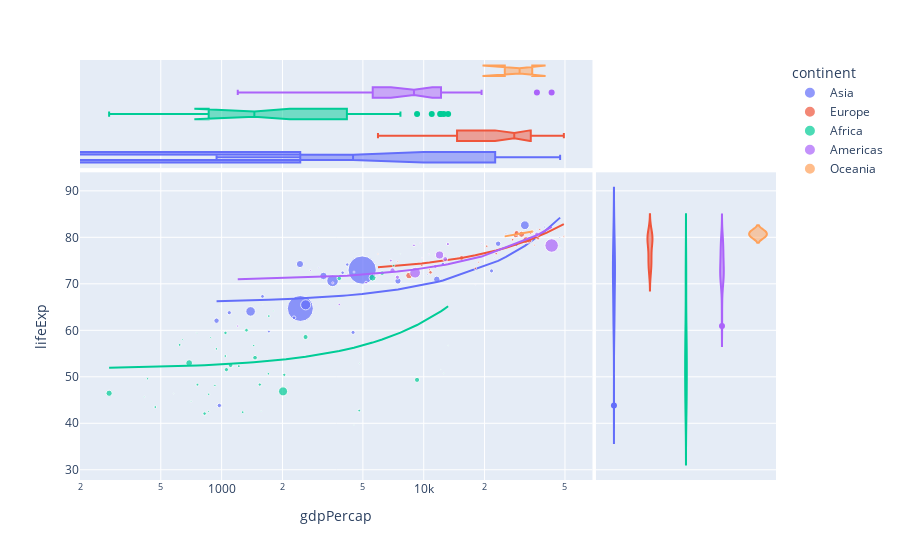

Notebook source saved alongside this figure:
### Markdown cell above
En el cuarto gráfico, agregamos gráficos marginales en los ejes x e y en forma de violín y caja, respectivamente. Estos gráficos marginales nos permiten explorar la distribución de las variables individuales en los ejes x e y mientras observamos el diagrama de dispersión principal. Además, mantenemos la línea de tendencia "ols" para ver la tendencia general entre el PIB per cápita y la esperanza de vida. Al pasar el cursor sobre un punto, se mostrará el nombre del país. Este gráfico ofrece una visión más detallada de cómo se distribuyen las variables y cómo se relacionan entre sí en el año 2007.

### Code cell
fig = px.scatter(df, x="gdpPercap", y="lifeExp", size="pop", color="continent", hover_name="country", marginal_y="violin", marginal_x="box", trendline="ols", log_x=True)
fig.show()

### Figure 1 — Plotly figure (JSON) as saved in the notebook; plotly's stock layout.template omitted (floating-point values rounded to 4 significant figures)
{"data": [{"hovertemplate": "<b>%{hovertext}</b><br><br>continent=Asia<br>gdpPercap=%{x}<br>lifeExp=%{y}<br>pop=%{marker.size}<extra></extra>", "hovertext": ["Afghanistan", "Bahrain", "Bangladesh", "Cambodia", "China", "Hong Kong, China", "India", "Indonesia", "Iran", "Iraq", "Israel", "Japan", "Jordan", "Korea, Dem. Rep.", "Korea, Rep.", "Kuwait", "Lebanon", "Malaysia", "Mongolia", "Myanmar", "Nepal", "Oman", "Pakistan", "Philippines", "Saudi Arabia", "Singapore", "Sri Lanka", "Syria", "Taiwan", "Thailand", "Vietnam", "West Bank and Gaza", "Yemen, Rep."], "legendgroup": "Asia", "marker": {"color": "#636efa", "size": [31889923, 708573, 150448339, 14131858, 1318683096, 6980412, 1110396331, 223547000, 69453570, 27499638, 6426679, 127467972, 6053193, 23301725, 49044790, 2505559, 3921278, 24821286, 2874127, 47761980, 28901790, 3204897, 169270617, 91077287, 27601038, 4553009, 20378239, 19314747, 23174294, 65068149, 85262356, 4018332, 22211743], "sizemode": "area", "sizeref": 3297000.0, "symbol": "circle"}, "mode": "markers", "name": "Asia", "orientation": "v", "showlegend": true, "type": "scatter", "x": [974.6, 29800.0, 1391.0, 1714.0, 4959.0, 39720.0, 2452.0, 3541.0, 11610.0, 4471.0, 25520.0, 31660.0, 4519.0, 1593.0, 23350.0, 47310.0, 10460.0, 12450.0, 3096.0, 944, 1091.0, 22320.0, 2606.0, 3190.0, 21650.0, 47140.0, 3970.0, 4185.0, 28720.0, 7458.0, 2442.0, 3025.0, 2281.0], "xaxis": "x", "y": [43.83, 75.64, 64.06, 59.72, 72.96, 82.21, 64.7, 70.65, 70.96, 59.55, 80.75, 82.6, 72.53, 67.3, 78.62, 77.59, 71.99, 74.24, 66.8, 62.07, 63.78, 75.64, 65.48, 71.69, 72.78, 79.97, 72.4, 74.14, 78.4, 70.62, 74.25, 73.42, 62.7], "yaxis": "y"}, {"alignmentgroup": "True", "hovertemplate": "<b>%{hovertext}</b><br><br>continent=Asia<br>gdpPercap=%{x}<extra></extra>", "hovertext": ["Afghanistan", "Bahrain", "Bangladesh", "Cambodia", "China", "Hong Kong, China", "India", "Indonesia", "Iran", "Iraq", "Israel", "Japan", "Jordan", "Korea, Dem. Rep.", "Korea, Rep.", "Kuwait", "Lebanon", "Malaysia", "Mongolia", "Myanmar", "Nepal", "Oman", "Pakistan", "Philippines", "Saudi Arabia", "Singapore", "Sri Lanka", "Syria", "Taiwan", "Thailand", "Vietnam", "West Bank and Gaza", "Yemen, Rep."], "legendgroup": "Asia", "marker": {"color": "#636efa", "symbol": "circle"}, "name": "Asia", "notched": true, "offsetgroup": "Asia", "showlegend": false, "type": "box", "x": [974.6, 29800.0, 1391.0, 1714.0, 4959.0, 39720.0, 2452.0, 3541.0, 11610.0, 4471.0, 25520.0, 31660.0, 4519.0, 1593.0, 23350.0, 47310.0, 10460.0, 12450.0, 3096.0, 944, 1091.0, 22320.0, 2606.0, 3190.0, 21650.0, 47140.0, 3970.0, 4185.0, 28720.0, 7458.0, 2442.0, 3025.0, 2281.0], "xaxis": "x3", "yaxis": "y3"}, {"alignmentgroup": "True", "hovertemplate": "<b>%{hovertext}</b><br><br>continent=Asia<br>lifeExp=%{y}<extra></extra>", "hovertext": ["Afghanistan", "Bahrain", "Bangladesh", "Cambodia", "China", "Hong Kong, China", "India", "Indonesia", "Iran", "Iraq", "Israel", "Japan", "Jordan", "Korea, Dem. Rep.", "Korea, Rep.", "Kuwait", "Lebanon", "Malaysia", "Mongolia", "Myanmar", "Nepal", "Oman", "Pakistan", "Philippines", "Saudi Arabia", "Singapore", "Sri Lanka", "Syria", "Taiwan", "Thailand", "Vietnam", "West Bank and Gaza", "Yemen, Rep."], "legendgroup": "Asia", "marker": {"color": "#636efa", "symbol": "circle"}, "name": "Asia", "offsetgroup": "Asia", "scalegroup": "y", "showlegend": false, "type": "violin", "xaxis": "x2", "y": [43.83, 75.64, 64.06, 59.72, 72.96, 82.21, 64.7, 70.65, 70.96, 59.55, 80.75, 82.6, 72.53, 67.3, 78.62, 77.59, 71.99, 74.24, 66.8, 62.07, 63.78, 75.64, 65.48, 71.69, 72.78, 79.97, 72.4, 74.14, 78.4, 70.62, 74.25, 73.42, 62.7], "yaxis": "y2"}, {"hovertemplate": "<b>OLS trendline</b><br>lifeExp = 0.000387841 * gdpPercap + 65.8909<br>R<sup>2</sup>=0.475216<br><br>continent=Asia<br>gdpPercap=%{x}<br>lifeExp=%{y} <b>(trend)</b><extra></extra>", "legendgroup": "Asia", "marker": {"color": "#636efa", "symbol": "circle"}, "mode": "lines", "name": "Asia", "showlegend": false, "type": "scatter", "x": [944, 974.6, 1091.0, 1391.0, 1593.0, 1714.0, 2281.0, 2442.0, 2452.0, 2606.0, 3025.0, 3096.0, 3190.0, 3541.0, 3970.0, 4185.0, 4471.0, 4519.0, 4959.0, 7458.0, 10460.0, 11610.0, 12450.0, 21650.0, 22320.0, 23350.0, 25520.0, 28720.0, 29800.0, 31660.0, 39720.0, 47140.0, 47310.0], "xaxis": "x", "y": [66.26, 66.27, 66.31, 66.43, 66.51, 66.56, 66.78, 66.84, 66.84, 66.9, 67.06, 67.09, 67.13, 67.26, 67.43, 67.51, 67.62, 67.64, 67.81, 68.78, 69.95, 70.39, 70.72, 74.29, 74.55, 74.95, 75.79, 77.03, 77.45, 78.17, 81.3, 84.17, 84.24], "yaxis": "y"}, {"hovertemplate": "<b>%{hovertext}</b><br><br>continent=Europe<br>gdpPercap=%{x}<br>lifeExp=%{y}<br>pop=%{marker.size}<extra></extra>", "hovertext": ["Albania", "Austria", "Belgium", "Bosnia and Herzegovina", "Bulgaria", "Croatia", "Czech Republic", "Denmark", "Finland", "France", "Germany", "Greece", "Hungary", "Iceland", "Ireland", "Italy", "Montenegro", "Netherlands", "Norway", "Poland", "Portugal", "Romania", "Serbia", "Slovak Republic", "Slovenia", "Spain", "Sweden", "Switzerland", "Turkey", "United Kingdom"], "legendgroup": "Europe", "marker": {"color": "#EF553B", "size": [3600523, 8199783, 10392226, 4552198, 7322858, 4493312, 10228744, 5468120, 5238460, 61083916, 82400996, 10706290, 9956108, 301931, 4109086, 58147733, 684736, 16570613, 4627926, 38518241, 10642836, 22276056, 10150265, 5447502, 2009245, 40448191, 9031088, 7554661, 71158647, 60776238], "sizemode": "area", "sizeref": 3297000.0, "symbol": "circle"}, "mode": "markers", "name": "Europe", "orientation": "v", "showlegend": true, "type": "scatter", "x": [5937.0, 36130.0, 33690.0, 7446.0, 10680.0, 14620.0, 22830.0, 35280.0, 33210.0, 30470.0, 32170.0, 27540.0, 18010.0, 36180.0, 40680.0, 28570.0, 9254.0, 36800.0, 49360.0, 15390.0, 20510.0, 10810.0, 9787.0, 18680.0, 25770.0, 28820.0, 33860.0, 37510.0, 8458.0, 33200.0], "xaxis": "x", "y": [76.42, 79.83, 79.44, 74.85, 73.0, 75.75, 76.49, 78.33, 79.31, 80.66, 79.41, 79.48, 73.34, 81.76, 78.89, 80.55, 74.54, 79.76, 80.2, 75.56, 78.1, 72.48, 74.0, 74.66, 77.93, 80.94, 80.88, 81.7, 71.78, 79.42], "yaxis": "y"}, {"alignmentgroup": "True", "hovertemplate": "<b>%{hovertext}</b><br><br>continent=Europe<br>gdpPercap=%{x}<extra></extra>", "hovertext": ["Albania", "Austria", "Belgium", "Bosnia and Herzegovina", "Bulgaria", "Croatia", "Czech Republic", "Denmark", "Finland", "France", "Germany", "Greece", "Hungary", "Iceland", "Ireland", "Italy", "Montenegro", "Netherlands", "Norway", "Poland", "Portugal", "Romania", "Serbia", "Slovak Republic", "Slovenia", "Spain", "Sweden", "Switzerland", "Turkey", "United Kingdom"], "legendgroup": "Europe", "marker": {"color": "#EF553B", "symbol": "circle"}, "name": "Europe", "notched": true, "offsetgroup": "Europe", "showlegend": false, "type": "box", "x": [5937.0, 36130.0, 33690.0, 7446.0, 10680.0, 14620.0, 22830.0, 35280.0, 33210.0, 30470.0, 32170.0, 27540.0, 18010.0, 36180.0, 40680.0, 28570.0, 9254.0, 36800.0, 49360.0, 15390.0, 20510.0, 10810.0, 9787.0, 18680.0, 25770.0, 28820.0, 33860.0, 37510.0, 8458.0, 33200.0], "xaxis": "x3", "yaxis": "y3"}, {"alignmentgroup": "True", "hovertemplate": "<b>%{hovertext}</b><br><br>continent=Europe<br>lifeExp=%{y}<extra></extra>", "hovertext": ["Albania", "Austria", "Belgium", "Bosnia and Herzegovina", "Bulgaria", "Croatia", "Czech Republic", "Denmark", "Finland", "France", "Germany", "Greece", "Hungary", "Iceland", "Ireland", "Italy", "Montenegro", "Netherlands", "Norway", "Poland", "Portugal", "Romania", "Serbia", "Slovak Republic", "Slovenia", "Spain", "Sweden", "Switzerland", "Turkey", "United Kingdom"], "legendgroup": "Europe", "marker": {"color": "#EF553B", "symbol": "circle"}, "name": "Europe", "offsetgroup": "Europe", "scalegroup": "y", "showlegend": false, "type": "violin", "xaxis": "x2", "y": [76.42, 79.83, 79.44, 74.85, 73.0, 75.75, 76.49, 78.33, 79.31, 80.66, 79.41, 79.48, 73.34, 81.76, 78.89, 80.55, 74.54, 79.76, 80.2, 75.56, 78.1, 72.48, 74.0, 74.66, 77.93, 80.94, 80.88, 81.7, 71.78, 79.42], "yaxis": "y2"}, {"hovertemplate": "<b>OLS trendline</b><br>lifeExp = 0.000214634 * gdpPercap + 72.2711<br>R<sup>2</sup>=0.722451<br><br>continent=Europe<br>gdpPercap=%{x}<br>lifeExp=%{y} <b>(trend)</b><extra></extra>", "legendgroup": "Europe", "marker": {"color": "#EF553B", "symbol": "circle"}, "mode": "lines", "name": "Europe", "showlegend": false, "type": "scatter", "x": [5937.0, 7446.0, 8458.0, 9254.0, 9787.0, 10680.0, 10810.0, 14620.0, 15390.0, 18010.0, 18680.0, 20510.0, 22830.0, 25770.0, 27540.0, 28570.0, 28820.0, 30470.0, 32170.0, 33200.0, 33210.0, 33690.0, 33860.0, 35280.0, 36130.0, 36180.0, 36800.0, 37510.0, 40680.0, 49360.0], "xaxis": "x", "y": [73.55, 73.87, 74.09, 74.26, 74.37, 74.56, 74.59, 75.41, 75.57, 76.14, 76.28, 76.67, 77.17, 77.8, 78.18, 78.4, 78.46, 78.81, 79.18, 79.4, 79.4, 79.5, 79.54, 79.84, 80.03, 80.04, 80.17, 80.32, 81.0, 82.86], "yaxis": "y"}, {"hovertemplate": "<b>%{hovertext}</b><br><br>continent=Africa<br>gdpPercap=%{x}<br>lifeExp=%{y}<br>pop=%{marker.size}<extra></extra>", "hovertext": ["Algeria", "Angola", "Benin", "Botswana", "Burkina Faso", "Burundi", "Cameroon", "Central African Republic", "Chad", "Comoros", "Congo, Dem. Rep.", "Congo, Rep.", "Cote d'Ivoire", "Djibouti", "Egypt", "Equatorial Guinea", "Eritrea", "Ethiopia", "Gabon", "Gambia", "Ghana", "Guinea", "Guinea-Bissau", "Kenya", "Lesotho", "Liberia", "Libya", "Madagascar", "Malawi", "Mali", "Mauritania", "Mauritius", "Morocco", "Mozambique", "Namibia", "Niger", "Nigeria", "Reunion", "Rwanda", "Sao Tome and Principe", "Senegal", "Sierra Leone", "Somalia", "South Africa", "Sudan", "Swaziland", "Tanzania", "Togo", "Tunisia", "Uganda", "Zambia", "Zimbabwe"], "legendgroup": "Africa", "marker": {"color": "#00cc96", "size": [33333216, 12420476, 8078314, 1639131, 14326203, 8390505, 17696293, 4369038, 10238807, 710960, 64606759, 3800610, 18013409, 496374, 80264543, 551201, 4906585, 76511887, 1454867, 1688359, 22873338, 9947814, 1472041, 35610177, 2012649, 3193942, 6036914, 19167654, 13327079, 12031795, 3270065, 1250882, 33757175, 19951656, 2055080, 12894865, 135031164, 798094, 8860588, 199579, 12267493, 6144562, 9118773, 43997828, 42292929, 1133066, 38139640, 5701579, 10276158, 29170398, 11746035, 12311143], "sizemode": "area", "sizeref": 3297000.0, "symbol": "circle"}, "mode": "markers", "name": "Africa", "orientation": "v", "showlegend": true, "type": "scatter", "x": [6223.0, 4797.0, 1441.0, 12570.0, 1217.0, 430.1, 2042.0, 706.0, 1704.0, 986.1, 277.6, 3633.0, 1545.0, 2082.0, 5581.0, 12150.0, 641.4, 690.8, 13210.0, 752.7, 1328.0, 942.7, 579.2, 1463.0, 1569.0, 414.5, 12060.0, 1045.0, 759.3, 1043.0, 1803.0, 10960.0, 3820.0, 823.7, 4811.0, 619.7, 2014.0, 7670.0, 863.1, 1598.0, 1712.0, 862.5, 926.1, 9270.0, 2602.0, 4513.0, 1107.0, 883.0, 7093.0, 1056.0, 1271.0, 469.7], "xaxis": "x", "y": [72.3, 42.73, 56.73, 50.73, 52.3, 49.58, 50.43, 44.74, 50.65, 65.15, 46.46, 55.32, 48.33, 54.79, 71.34, 51.58, 58.04, 52.95, 56.73, 59.45, 60.02, 56.01, 46.39, 54.11, 42.59, 45.68, 73.95, 59.44, 48.3, 54.47, 64.16, 72.8, 71.16, 42.08, 52.91, 56.87, 46.86, 76.44, 46.24, 65.53, 63.06, 42.57, 48.16, 49.34, 58.56, 39.61, 52.52, 58.42, 73.92, 51.54, 42.38, 43.49], "yaxis": "y"}, {"alignmentgroup": "True", "hovertemplate": "<b>%{hovertext}</b><br><br>continent=Africa<br>gdpPercap=%{x}<extra></extra>", "hovertext": ["Algeria", "Angola", "Benin", "Botswana", "Burkina Faso", "Burundi", "Cameroon", "Central African Republic", "Chad", "Comoros", "Congo, Dem. Rep.", "Congo, Rep.", "Cote d'Ivoire", "Djibouti", "Egypt", "Equatorial Guinea", "Eritrea", "Ethiopia", "Gabon", "Gambia", "Ghana", "Guinea", "Guinea-Bissau", "Kenya", "Lesotho", "Liberia", "Libya", "Madagascar", "Malawi", "Mali", "Mauritania", "Mauritius", "Morocco", "Mozambique", "Namibia", "Niger", "Nigeria", "Reunion", "Rwanda", "Sao Tome and Principe", "Senegal", "Sierra Leone", "Somalia", "South Africa", "Sudan", "Swaziland", "Tanzania", "Togo", "Tunisia", "Uganda", "Zambia", "Zimbabwe"], "legendgroup": "Africa", "marker": {"color": "#00cc96", "symbol": "circle"}, "name": "Africa", "notched": true, "offsetgroup": "Africa", "showlegend": false, "type": "box", "x": [6223.0, 4797.0, 1441.0, 12570.0, 1217.0, 430.1, 2042.0, 706.0, 1704.0, 986.1, 277.6, 3633.0, 1545.0, 2082.0, 5581.0, 12150.0, 641.4, 690.8, 13210.0, 752.7, 1328.0, 942.7, 579.2, 1463.0, 1569.0, 414.5, 12060.0, 1045.0, 759.3, 1043.0, 1803.0, 10960.0, 3820.0, 823.7, 4811.0, 619.7, 2014.0, 7670.0, 863.1, 1598.0, 1712.0, 862.5, 926.1, 9270.0, 2602.0, 4513.0, 1107.0, 883.0, 7093.0, 1056.0, 1271.0, 469.7], "xaxis": "x3", "yaxis": "y3"}, {"alignmentgroup": "True", "hovertemplate": "<b>%{hovertext}</b><br><br>continent=Africa<br>lifeExp=%{y}<extra></extra>", "hovertext": ["Algeria", "Angola", "Benin", "Botswana", "Burkina Faso", "Burundi", "Cameroon", "Central African Republic", "Chad", "Comoros", "Congo, Dem. Rep.", "Congo, Rep.", "Cote d'Ivoire", "Djibouti", "Egypt", "Equatorial Guinea", "Eritrea", "Ethiopia", "Gabon", "Gambia", "Ghana", "Guinea", "Guinea-Bissau", "Kenya", "Lesotho", "Liberia", "Libya", "Madagascar", "Malawi", "Mali", "Mauritania", "Mauritius", "Morocco", "Mozambique", "Namibia", "Niger", "Nigeria", "Reunion", "Rwanda", "Sao Tome and Principe", "Senegal", "Sierra Leone", "Somalia", "South Africa", "Sudan", "Swaziland", "Tanzania", "Togo", "Tunisia", "Uganda", "Zambia", "Zimbabwe"], "legendgroup": "Africa", "marker": {"color": "#00cc96", "symbol": "circle"}, "name": "Africa", "offsetgroup": "Africa", "scalegroup": "y", "showlegend": false, "type": "violin", "xaxis": "x2", "y": [72.3, 42.73, 56.73, 50.73, 52.3, 49.58, 50.43, 44.74, 50.65, 65.15, 46.46, 55.32, 48.33, 54.79, 71.34, 51.58, 58.04, 52.95, 56.73, 59.45, 60.02, 56.01, 46.39, 54.11, 42.59, 45.68, 73.95, 59.44, 48.3, 54.47, 64.16, 72.8, 71.16, 42.08, 52.91, 56.87, 46.86, 76.44, 46.24, 65.53, 63.06, 42.57, 48.16, 49.34, 58.56, 39.61, 52.52, 58.42, 73.92, 51.54, 42.38, 43.49], "yaxis": "y2"}, {"hovertemplate": "<b>OLS trendline</b><br>lifeExp = 0.00102403 * gdpPercap + 51.6428<br>R<sup>2</sup>=0.148006<br><br>continent=Africa<br>gdpPercap=%{x}<br>lifeExp=%{y} <b>(trend)</b><extra></extra>", "legendgroup": "Africa", "marker": {"color": "#00cc96", "symbol": "circle"}, "mode": "lines", "name": "Africa", "showlegend": false, "type": "scatter", "x": [277.6, 414.5, 430.1, 469.7, 579.2, 619.7, 641.4, 690.8, 706.0, 752.7, 759.3, 823.7, 862.5, 863.1, 883.0, 926.1, 942.7, 986.1, 1043.0, 1045.0, 1056.0, 1107.0, 1217.0, 1271.0, 1328.0, 1441.0, 1463.0, 1545.0, 1569.0, 1598.0, 1704.0, 1712.0, 1803.0, 2014.0, 2042.0, 2082.0, 2602.0, 3633.0, 3820.0, 4513.0, 4797.0, 4811.0, 5581.0, 6223.0, 7093.0, 7670.0, 9270.0, 10960.0, 12060.0, 12150.0, 12570.0, 13210.0], "xaxis": "x", "y": [51.93, 52.07, 52.08, 52.12, 52.24, 52.28, 52.3, 52.35, 52.37, 52.41, 52.42, 52.49, 52.53, 52.53, 52.55, 52.59, 52.61, 52.65, 52.71, 52.71, 52.72, 52.78, 52.89, 52.94, 53.0, 53.12, 53.14, 53.22, 53.25, 53.28, 53.39, 53.4, 53.49, 53.71, 53.73, 53.78, 54.31, 55.36, 55.55, 56.26, 56.56, 56.57, 57.36, 58.02, 58.91, 59.5, 61.14, 62.86, 63.99, 64.09, 64.51, 65.17], "yaxis": "y"}, {"hovertemplate": "<b>%{hovertext}</b><br><br>continent=Americas<br>gdpPercap=%{x}<br>lifeExp=%{y}<br>pop=%{marker.size}<extra></extra>", "hovertext": ["Argentina", "Bolivia", "Brazil", "Canada", "Chile", "Colombia", "Costa Rica", "Cuba", "Dominican Republic", "Ecuador", "El Salvador", "Guatemala", "Haiti", "Honduras", "Jamaica", "Mexico", "Nicaragua", "Panama", "Paraguay", "Peru", "Puerto Rico", "Trinidad and Tobago", "United States", "Uruguay", "Venezuela"], "legendgroup": "Americas", "marker": {"color": "#ab63fa", "size": [40301927, 9119152, 190010647, 33390141, 16284741, 44227550, 4133884, 11416987, 9319622, 13755680, 6939688, 12572928, 8502814, 7483763, 2780132, 108700891, 5675356, 3242173, 6667147, 28674757, 3942491, 1056608, 301139947, 3447496, 26084662], "sizemode": "area", "sizeref": 3297000.0, "symbol": "circle"}, "mode": "markers", "name": "Americas", "orientation": "v", "showlegend": true, "type": "scatter", "x": [12780.0, 3822.0, 9066.0, 36320.0, 13170.0, 7007.0, 9645.0, 8948.0, 6025.0, 6873.0, 5728.0, 5186.0, 1202.0, 3548.0, 7321.0, 11980.0, 2749.0, 9809.0, 4173.0, 7409.0, 19330.0, 18010.0, 42950.0, 10610.0, 11420.0], "xaxis": "x", "y": [75.32, 65.55, 72.39, 80.65, 78.55, 72.89, 78.78, 78.27, 72.23, 74.99, 71.88, 70.26, 60.92, 70.2, 72.57, 76.19, 72.9, 75.54, 71.75, 71.42, 78.75, 69.82, 78.24, 76.38, 73.75], "yaxis": "y"}, {"alignmentgroup": "True", "hovertemplate": "<b>%{hovertext}</b><br><br>continent=Americas<br>gdpPercap=%{x}<extra></extra>", "hovertext": ["Argentina", "Bolivia", "Brazil", "Canada", "Chile", "Colombia", "Costa Rica", "Cuba", "Dominican Republic", "Ecuador", "El Salvador", "Guatemala", "Haiti", "Honduras", "Jamaica", "Mexico", "Nicaragua", "Panama", "Paraguay", "Peru", "Puerto Rico", "Trinidad and Tobago", "United States", "Uruguay", "Venezuela"], "legendgroup": "Americas", "marker": {"color": "#ab63fa", "symbol": "circle"}, "name": "Americas", "notched": true, "offsetgroup": "Americas", "showlegend": false, "type": "box", "x": [12780.0, 3822.0, 9066.0, 36320.0, 13170.0, 7007.0, 9645.0, 8948.0, 6025.0, 6873.0, 5728.0, 5186.0, 1202.0, 3548.0, 7321.0, 11980.0, 2749.0, 9809.0, 4173.0, 7409.0, 19330.0, 18010.0, 42950.0, 10610.0, 11420.0], "xaxis": "x3", "yaxis": "y3"}, {"alignmentgroup": "True", "hovertemplate": "<b>%{hovertext}</b><br><br>continent=Americas<br>lifeExp=%{y}<extra></extra>", "hovertext": ["Argentina", "Bolivia", "Brazil", "Canada", "Chile", "Colombia", "Costa Rica", "Cuba", "Dominican Republic", "Ecuador", "El Salvador", "Guatemala", "Haiti", "Honduras", "Jamaica", "Mexico", "Nicaragua", "Panama", "Paraguay", "Peru", "Puerto Rico", "Trinidad and Tobago", "United States", "Uruguay", "Venezuela"], "legendgroup": "Americas", "marker": {"color": "#ab63fa", "symbol": "circle"}, "name": "Americas", "offsetgroup": "Americas", "scalegroup": "y", "showlegend": false, "type": "violin", "xaxis": "x2", "y": [75.32, 65.55, 72.39, 80.65, 78.55, 72.89, 78.78, 78.27, 72.23, 74.99, 71.88, 70.26, 60.92, 70.2, 72.57, 76.19, 72.9, 75.54, 71.75, 71.42, 78.75, 69.82, 78.24, 76.38, 73.75], "yaxis": "y2"}, {"hovertemplate": "<b>OLS trendline</b><br>lifeExp = 0.000270194 * gdpPercap + 70.6352<br>R<sup>2</sup>=0.349241<br><br>continent=Americas<br>gdpPercap=%{x}<br>lifeExp=%{y} <b>(trend)</b><extra></extra>", "legendgroup": "Americas", "marker": {"color": "#ab63fa", "symbol": "circle"}, "mode": "lines", "name": "Americas", "showlegend": false, "type": "scatter", "x": [1202.0, 2749.0, 3548.0, 3822.0, 4173.0, 5186.0, 5728.0, 6025.0, 6873.0, 7007.0, 7321.0, 7409.0, 8948.0, 9066.0, 9645.0, 9809.0, 10610.0, 11420.0, 11980.0, 12780.0, 13170.0, 18010.0, 19330.0, 36320.0, 42950.0], "xaxis": "x", "y": [70.96, 71.38, 71.59, 71.67, 71.76, 72.04, 72.18, 72.26, 72.49, 72.53, 72.61, 72.64, 73.05, 73.08, 73.24, 73.29, 73.5, 73.72, 73.87, 74.09, 74.19, 75.5, 75.86, 80.45, 82.24], "yaxis": "y"}, {"hovertemplate": "<b>%{hovertext}</b><br><br>continent=Oceania<br>gdpPercap=%{x}<br>lifeExp=%{y}<br>pop=%{marker.size}<extra></extra>", "hovertext": ["Australia", "New Zealand"], "legendgroup": "Oceania", "marker": {"color": "#FFA15A", "size": [20434176, 4115771], "sizemode": "area", "sizeref": 3297000.0, "symbol": "circle"}, "mode": "markers", "name": "Oceania", "orientation": "v", "showlegend": true, "type": "scatter", "x": [34440.0, 25190.0], "xaxis": "x", "y": [81.23, 80.2], "yaxis": "y"}, {"alignmentgroup": "True", "hovertemplate": "<b>%{hovertext}</b><br><br>continent=Oceania<br>gdpPercap=%{x}<extra></extra>", "hovertext": ["Australia", "New Zealand"], "legendgroup": "Oceania", "marker": {"color": "#FFA15A", "symbol": "circle"}, "name": "Oceania", "notched": true, "offsetgroup": "Oceania", "showlegend": false, "type": "box", "x": [34440.0, 25190.0], "xaxis": "x3", "yaxis": "y3"}, {"alignmentgroup": "True", "hovertemplate": "<b>%{hovertext}</b><br><br>continent=Oceania<br>lifeExp=%{y}<extra></extra>", "hovertext": ["Australia", "New Zealand"], "legendgroup": "Oceania", "marker": {"color": "#FFA15A", "symbol": "circle"}, "name": "Oceania", "offsetgroup": "Oceania", "scalegroup": "y", "showlegend": false, "type": "violin", "xaxis": "x2", "y": [81.23, 80.2], "yaxis": "y2"}, {"hovertemplate": "<b>OLS trendline</b><br>lifeExp = 0.000111455 * gdpPercap + 77.397<br>R<sup>2</sup>=1.000000<br><br>continent=Oceania<br>gdpPercap=%{x}<br>lifeExp=%{y} <b>(trend)</b><extra></extra>", "legendgroup": "Oceania", "marker": {"color": "#FFA15A", "symbol": "circle"}, "mode": "lines", "name": "Oceania", "showlegend": false, "type": "scatter", "x": [25190.0, 34440.0], "xaxis": "x", "y": [80.2, 81.23], "yaxis": "y"}], "layout": {"legend": {"itemsizing": "constant", "title": {"text": "continent"}, "tracegroupgap": 0}, "margin": {"t": 60}, "xaxis": {"anchor": "y", "domain": [0, 0.7363], "title": {"text": "gdpPercap"}, "type": "log"}, "xaxis2": {"anchor": "y2", "domain": [0.7413, 1], "matches": "x2", "showgrid": false, "showline": false, "showticklabels": false, "ticks": ""}, "xaxis3": {"anchor": "y3", "domain": [0, 0.7363], "matches": "x", "showgrid": true, "showticklabels": false, "type": "log"}, "xaxis4": {"anchor": "y4", "domain": [0.7413, 1], "matches": "x2", "showgrid": false, "showline": false, "showticklabels": false, "ticks": ""}, "yaxis": {"anchor": "x", "domain": [0, 0.7326], "title": {"text": "lifeExp"}}, "yaxis2": {"anchor": "x2", "domain": [0, 0.7326], "matches": "y", "showgrid": true, "showticklabels": false}, "yaxis3": {"anchor": "x3", "domain": [0.7426, 1], "matches": "y3", "showgrid": false, "showline": false, "showticklabels": false, "ticks": ""}, "yaxis4": {"anchor": "x4", "domain": [0.7426, 1], "matches": "y3", "showgrid": true, "showline": false, "showticklabels": false, "ticks": ""}}}
